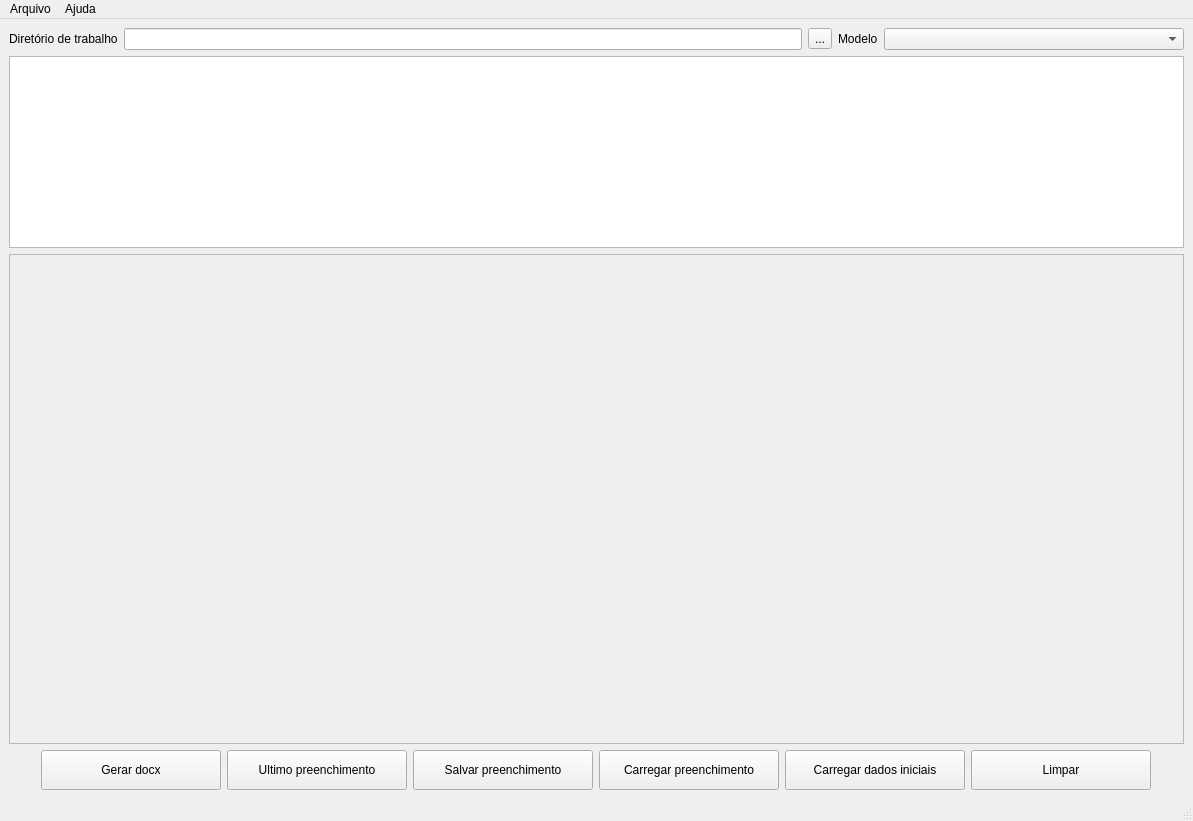
<?xml version="1.0" encoding="UTF-8"?>
<ui version="4.0">
 <class>MainWindow</class>
 <widget class="QMainWindow" name="MainWindow">
  <property name="geometry">
   <rect>
    <x>0</x>
    <y>0</y>
    <width>1193</width>
    <height>821</height>
   </rect>
  </property>
  <property name="windowTitle">
   <string>Fastdoc</string>
  </property>
  <widget class="QWidget" name="centralwidget">
   <layout class="QVBoxLayout" name="verticalLayout_2" stretch="0,0,0,0">
    <item>
     <layout class="QHBoxLayout" name="horizontalLayout_2">
      <item>
       <widget class="QLabel" name="label_2">
        <property name="text">
         <string>Diretório de trabalho</string>
        </property>
       </widget>
      </item>
      <item>
       <widget class="QLineEdit" name="led_workdir">
        <property name="readOnly">
         <bool>true</bool>
        </property>
       </widget>
      </item>
      <item>
       <widget class="QToolButton" name="btn_choose_workdir">
        <property name="text">
         <string>...</string>
        </property>
       </widget>
      </item>
      <item>
       <widget class="QLabel" name="label">
        <property name="text">
         <string>Modelo</string>
        </property>
       </widget>
      </item>
      <item>
       <widget class="QComboBox" name="cbx_model">
        <property name="minimumSize">
         <size>
          <width>300</width>
          <height>0</height>
         </size>
        </property>
       </widget>
      </item>
     </layout>
    </item>
    <item>
     <widget class="QTextBrowser" name="teb_instructions">
      <property name="sizePolicy">
       <sizepolicy hsizetype="Expanding" vsizetype="Minimum">
        <horstretch>0</horstretch>
        <verstretch>0</verstretch>
       </sizepolicy>
      </property>
      <property name="styleSheet">
       <string notr="true"/>
      </property>
     </widget>
    </item>
    <item>
     <widget class="QScrollArea" name="sca_form">
      <property name="widgetResizable">
       <bool>true</bool>
      </property>
      <widget class="QWidget" name="scrollAreaWidgetContents">
       <property name="geometry">
        <rect>
         <x>0</x>
         <y>0</y>
         <width>1173</width>
         <height>478</height>
        </rect>
       </property>
      </widget>
     </widget>
    </item>
    <item>
     <layout class="QHBoxLayout" name="horizontalLayout">
      <item>
       <spacer name="horizontalSpacer">
        <property name="orientation">
         <enum>Qt::Horizontal</enum>
        </property>
        <property name="sizeHint" stdset="0">
         <size>
          <width>40</width>
          <height>20</height>
         </size>
        </property>
       </spacer>
      </item>
      <item>
       <widget class="QPushButton" name="btn_render">
        <property name="minimumSize">
         <size>
          <width>180</width>
          <height>40</height>
         </size>
        </property>
        <property name="text">
         <string>Gerar docx</string>
        </property>
       </widget>
      </item>
      <item>
       <widget class="QPushButton" name="btn_load_last">
        <property name="minimumSize">
         <size>
          <width>180</width>
          <height>40</height>
         </size>
        </property>
        <property name="text">
         <string>Ultimo preenchimento</string>
        </property>
       </widget>
      </item>
      <item>
       <widget class="QPushButton" name="btn_save">
        <property name="minimumSize">
         <size>
          <width>180</width>
          <height>40</height>
         </size>
        </property>
        <property name="text">
         <string>Salvar preenchimento</string>
        </property>
       </widget>
      </item>
      <item>
       <widget class="QPushButton" name="btn_load">
        <property name="minimumSize">
         <size>
          <width>180</width>
          <height>40</height>
         </size>
        </property>
        <property name="text">
         <string>Carregar preenchimento</string>
        </property>
       </widget>
      </item>
      <item>
       <widget class="QPushButton" name="btn_initial_data">
        <property name="minimumSize">
         <size>
          <width>180</width>
          <height>40</height>
         </size>
        </property>
        <property name="text">
         <string>Carregar dados iniciais</string>
        </property>
       </widget>
      </item>
      <item>
       <widget class="QPushButton" name="btn_clear">
        <property name="minimumSize">
         <size>
          <width>180</width>
          <height>40</height>
         </size>
        </property>
        <property name="text">
         <string>Limpar</string>
        </property>
       </widget>
      </item>
      <item>
       <spacer name="horizontalSpacer_2">
        <property name="orientation">
         <enum>Qt::Horizontal</enum>
        </property>
        <property name="sizeHint" stdset="0">
         <size>
          <width>40</width>
          <height>20</height>
         </size>
        </property>
       </spacer>
      </item>
     </layout>
    </item>
   </layout>
  </widget>
  <widget class="QMenuBar" name="menubar">
   <property name="geometry">
    <rect>
     <x>0</x>
     <y>0</y>
     <width>1193</width>
     <height>22</height>
    </rect>
   </property>
   <widget class="QMenu" name="menuArquivo">
    <property name="title">
     <string>Arquivo</string>
    </property>
    <addaction name="act_add_token"/>
    <addaction name="act_manage_models"/>
    <addaction name="act_dev"/>
    <addaction name="act_preferences"/>
   </widget>
   <widget class="QMenu" name="menuSobre">
    <property name="title">
     <string>Ajuda</string>
    </property>
    <addaction name="act_about"/>
   </widget>
   <addaction name="menuArquivo"/>
   <addaction name="menuSobre"/>
  </widget>
  <widget class="QStatusBar" name="statusbar"/>
  <action name="act_add_token">
   <property name="text">
    <string>Adicionar token</string>
   </property>
  </action>
  <action name="act_manage_models">
   <property name="text">
    <string>Gerenciar modelos</string>
   </property>
  </action>
  <action name="act_about">
   <property name="text">
    <string>Sobre</string>
   </property>
  </action>
  <action name="act_dev">
   <property name="text">
    <string>Desenvolver</string>
   </property>
  </action>
  <action name="act_preferences">
   <property name="text">
    <string>Preferências</string>
   </property>
  </action>
 </widget>
 <resources/>
 <connections/>
</ui>
